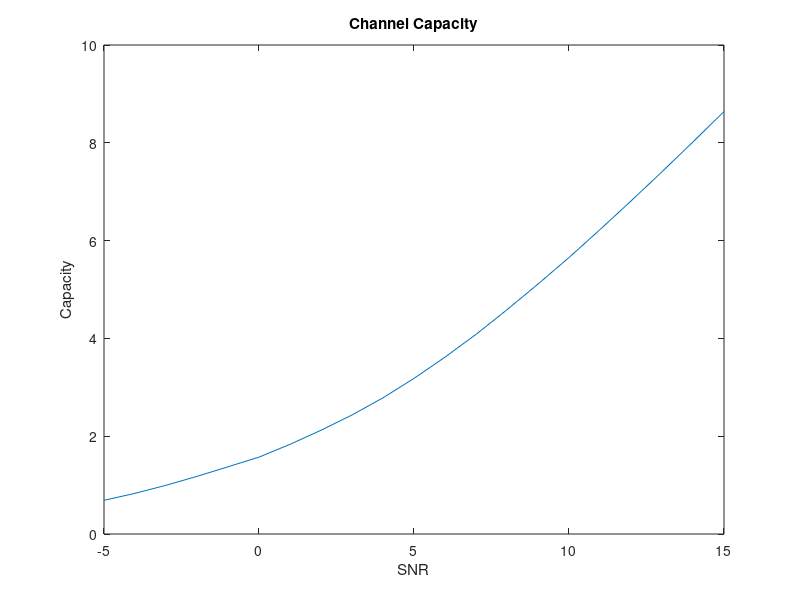

Write the MATLAB code that produced this figure.
% Emilio Rodriguez
% Homework 3

% Waterfilling algorithm

clc; clear; close all;

% MIMO 2x2 

nt = 2;
nr = 2;

Etx = 1;

SNR = -5:15;                % [dB]
snr = 10.^(SNR/10);

Cx = (Etx/nt) * eye(nt);    % Power contraint

C = zeros(1,length(snr));

sigma_w = sqrt(Etx./snr);

% Rayleigh Channel
H = sqrt(1/2)*(randn(nr,nt) + 1i*randn(nr,nt));

for k = 1:length(snr)
    
    Cw = (sigma_w(k))^2*eye(nt);
    
    phi = real(eig(H'*inv(Cw)*H));
    step = 0.01;
    lamb = 0;
    psi = max(1/(log(2)*lamb)-1./phi,0);

    while sum(psi)-Etx > 1e-6
        lamb = lamb + step;
        psi = max(1/(log(2)*lamb)-1./phi,0);
    end
    
        C(k) = sum(log2(1 + phi.*psi));
end

% Ploting I(x,y) vs. SNR
plot(SNR,C);
title ('Channel Capacity');
xlabel('SNR');
ylabel('Capacity');
